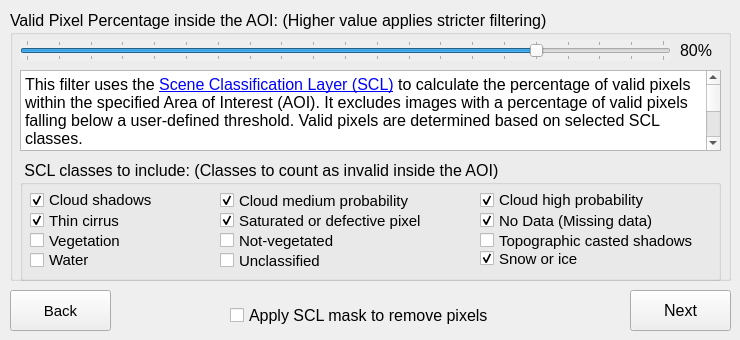
   <widget class="QWidget" name="tab_10">
    <attribute name="title">
     <string>Step 9</string>
    </attribute>
    <widget class="QGroupBox" name="groupBox_15">
     <property name="geometry">
      <rect>
       <x>10</x>
       <y>10</y>
       <width>721</width>
       <height>271</height>
      </rect>
     </property>
     <property name="font">
      <font>
       <pointsize>12</pointsize>
      </font>
     </property>
     <property name="title">
      <string>Valid Pixel Percentage inside the AOI: (Higher value applies stricter filtering)</string>
     </property>
     <widget class="QSlider" name="horizontalSlider_local_pixel_limit">
      <property name="enabled">
       <bool>true</bool>
      </property>
      <property name="geometry">
       <rect>
        <x>10</x>
        <y>30</y>
        <width>651</width>
        <height>21</height>
       </rect>
      </property>
      <property name="autoFillBackground">
       <bool>true</bool>
      </property>
      <property name="minimum">
       <number>0</number>
      </property>
      <property name="maximum">
       <number>100</number>
      </property>
      <property name="singleStep">
       <number>5</number>
      </property>
      <property name="pageStep">
       <number>5</number>
      </property>
      <property name="value">
       <number>80</number>
      </property>
      <property name="sliderPosition">
       <number>80</number>
      </property>
      <property name="orientation">
       <enum>Qt::Orientation::Horizontal</enum>
      </property>
      <property name="tickPosition">
       <enum>QSlider::TickPosition::TicksBothSides</enum>
      </property>
     </widget>
     <widget class="QLabel" name="label_cloud_aoi">
      <property name="geometry">
       <rect>
        <x>670</x>
        <y>30</y>
        <width>51</width>
        <height>21</height>
       </rect>
      </property>
      <property name="font">
       <font>
        <pointsize>12</pointsize>
       </font>
      </property>
      <property name="text">
       <string>80%</string>
      </property>
     </widget>
     <widget class="QGroupBox" name="groupBox_9">
      <property name="geometry">
       <rect>
        <x>10</x>
        <y>150</y>
        <width>701</width>
        <height>121</height>
       </rect>
      </property>
      <property name="font">
       <font>
        <pointsize>12</pointsize>
       </font>
      </property>
      <property name="title">
       <string> SCL classes to include: (Classes to count as invalid inside the AOI)</string>
      </property>
      <widget class="QCheckBox" name="mask_class9">
       <property name="geometry">
        <rect>
         <x>460</x>
         <y>30</y>
         <width>181</width>
         <height>20</height>
        </rect>
       </property>
       <property name="font">
        <font>
         <pointsize>11</pointsize>
        </font>
       </property>
       <property name="text">
        <string>Cloud high probability</string>
       </property>
       <property name="checked">
        <bool>true</bool>
       </property>
      </widget>
      <widget class="QCheckBox" name="mask_class3">
       <property name="geometry">
        <rect>
         <x>10</x>
         <y>30</y>
         <width>131</width>
         <height>20</height>
        </rect>
       </property>
       <property name="font">
        <font>
         <pointsize>11</pointsize>
        </font>
       </property>
       <property name="text">
        <string>Cloud shadows</string>
       </property>
       <property name="checked">
        <bool>true</bool>
       </property>
      </widget>
      <widget class="QCheckBox" name="mask_class6">
       <property name="geometry">
        <rect>
         <x>10</x>
         <y>90</y>
         <width>81</width>
         <height>20</height>
        </rect>
       </property>
       <property name="font">
        <font>
         <pointsize>11</pointsize>
        </font>
       </property>
       <property name="text">
        <string>Water</string>
       </property>
      </widget>
      <widget class="QCheckBox" name="mask_class8">
       <property name="geometry">
        <rect>
         <x>200</x>
         <y>30</y>
         <width>221</width>
         <height>21</height>
        </rect>
       </property>
       <property name="font">
        <font>
         <pointsize>11</pointsize>
        </font>
       </property>
       <property name="text">
        <string>Cloud medium probability</string>
       </property>
       <property name="checked">
        <bool>true</bool>
       </property>
      </widget>
      <widget class="QCheckBox" name="mask_class10">
       <property name="geometry">
        <rect>
         <x>10</x>
         <y>50</y>
         <width>121</width>
         <height>21</height>
        </rect>
       </property>
       <property name="font">
        <font>
         <pointsize>11</pointsize>
        </font>
       </property>
       <property name="text">
        <string>Thin cirrus</string>
       </property>
       <property name="checked">
        <bool>true</bool>
       </property>
      </widget>
      <widget class="QCheckBox" name="mask_class1">
       <property name="geometry">
        <rect>
         <x>200</x>
         <y>50</y>
         <width>211</width>
         <height>21</height>
        </rect>
       </property>
       <property name="font">
        <font>
         <pointsize>11</pointsize>
        </font>
       </property>
       <property name="text">
        <string>Saturated or defective pixel</string>
       </property>
       <property name="checked">
        <bool>true</bool>
       </property>
      </widget>
      <widget class="QCheckBox" name="mask_class0">
       <property name="geometry">
        <rect>
         <x>460</x>
         <y>50</y>
         <width>191</width>
         <height>21</height>
        </rect>
       </property>
       <property name="font">
        <font>
         <pointsize>11</pointsize>
        </font>
       </property>
       <property name="text">
        <string>No Data (Missing data)</string>
       </property>
       <property name="checked">
        <bool>true</bool>
       </property>
      </widget>
      <widget class="QCheckBox" name="mask_class4">
       <property name="geometry">
        <rect>
         <x>10</x>
         <y>70</y>
         <width>111</width>
         <height>21</height>
        </rect>
       </property>
       <property name="font">
        <font>
         <pointsize>11</pointsize>
        </font>
       </property>
       <property name="text">
        <string>Vegetation</string>
       </property>
      </widget>
      <widget class="QCheckBox" name="mask_class5">
       <property name="geometry">
        <rect>
         <x>200</x>
         <y>70</y>
         <width>121</width>
         <height>21</height>
        </rect>
       </property>
       <property name="font">
        <font>
         <pointsize>11</pointsize>
        </font>
       </property>
       <property name="text">
        <string>Not-vegetated</string>
       </property>
      </widget>
      <widget class="QCheckBox" name="mask_class7">
       <property name="geometry">
        <rect>
         <x>200</x>
         <y>90</y>
         <width>111</width>
         <height>21</height>
        </rect>
       </property>
       <property name="font">
        <font>
         <pointsize>11</pointsize>
        </font>
       </property>
       <property name="text">
        <string>Unclassified</string>
       </property>
      </widget>
      <widget class="QCheckBox" name="mask_class2">
       <property name="geometry">
        <rect>
         <x>460</x>
         <y>70</y>
         <width>221</width>
         <height>21</height>
        </rect>
       </property>
       <property name="font">
        <font>
         <pointsize>11</pointsize>
        </font>
       </property>
       <property name="text">
        <string>Topographic casted shadows</string>
       </property>
      </widget>
      <widget class="QCheckBox" name="mask_class11">
       <property name="geometry">
        <rect>
         <x>460</x>
         <y>90</y>
         <width>111</width>
         <height>17</height>
        </rect>
       </property>
       <property name="font">
        <font>
         <pointsize>11</pointsize>
        </font>
       </property>
       <property name="text">
        <string>Snow or ice</string>
       </property>
       <property name="checked">
        <bool>true</bool>
       </property>
      </widget>
     </widget>
     <widget class="QTextBrowser" name="textBrowser_valid_pixels">
      <property name="geometry">
       <rect>
        <x>10</x>
        <y>60</y>
        <width>701</width>
        <height>81</height>
       </rect>
      </property>
      <property name="html">
       <string>&lt;!DOCTYPE HTML PUBLIC &quot;-//W3C//DTD HTML 4.0//EN&quot; &quot;http://www.w3.org/TR/REC-html40/strict.dtd&quot;&gt;
&lt;html&gt;&lt;head&gt;&lt;meta name=&quot;qrichtext&quot; content=&quot;1&quot; /&gt;&lt;meta charset=&quot;utf-8&quot; /&gt;&lt;style type=&quot;text/css&quot;&gt;
p, li { white-space: pre-wrap; }
hr { height: 1px; border-width: 0; }
li.unchecked::marker { content: &quot;\2610&quot;; }
li.checked::marker { content: &quot;\2612&quot;; }
&lt;/style&gt;&lt;/head&gt;&lt;body style=&quot; font-family:'Segoe UI'; font-size:9pt; font-weight:400; font-style:normal;&quot;&gt;
&lt;p style=&quot; margin-top:0px; margin-bottom:0px; margin-left:0px; margin-right:0px; -qt-block-indent:0; text-indent:0px;&quot;&gt;&lt;span style=&quot; font-family:'MS Shell Dlg 2'; font-size:12pt;&quot;&gt;This filter uses the &lt;/span&gt;&lt;a href=&quot;https://custom-scripts.sentinel-hub.com/custom-scripts/sentinel-2/scene-classification/&quot;&gt;&lt;span style=&quot; font-family:'MS Shell Dlg 2'; font-size:12pt; text-decoration: underline; color:#0000ff;&quot;&gt;Scene Classification Layer (SCL)&lt;/span&gt;&lt;/a&gt;&lt;span style=&quot; font-family:'MS Shell Dlg 2'; font-size:12pt;&quot;&gt; to calculate the percentage of valid pixels within the specified Area of Interest (AOI). It excludes images with a percentage of valid pixels falling below a user-defined threshold. Valid pixels are determined based on selected SCL classes.&lt;/span&gt;&lt;/p&gt;
&lt;p style=&quot; margin-top:12px; margin-bottom:12px; margin-left:0px; margin-right:0px; -qt-block-indent:0; text-indent:0px;&quot;&gt;&lt;span style=&quot; font-family:'MS Shell Dlg 2'; font-size:12pt;&quot;&gt;The original images remain intact unless the option &amp;quot;Apply SCL mask to remove pixels&amp;quot; is selected. This option is independent of the filtering threshold and, when enabled, directly modifies the image data by removing pixels classified as invalid. This alteration impacts the computation of time series data as well as daily and composite images, as only valid pixels are considered in these calculations.&lt;/span&gt;&lt;/p&gt;&lt;/body&gt;&lt;/html&gt;</string>
      </property>
      <property name="overwriteMode">
       <bool>true</bool>
      </property>
      <property name="textInteractionFlags">
       <set>Qt::TextInteractionFlag::LinksAccessibleByKeyboard|Qt::TextInteractionFlag::LinksAccessibleByMouse|Qt::TextInteractionFlag::TextBrowserInteraction|Qt::TextInteractionFlag::TextEditable|Qt::TextInteractionFlag::TextEditorInteraction|Qt::TextInteractionFlag::TextSelectableByKeyboard|Qt::TextInteractionFlag::TextSelectableByMouse</set>
      </property>
      <property name="openLinks">
       <bool>false</bool>
      </property>
     </widget>
    </widget>
    <widget class="QPushButton" name="QPushButton_back_8">
     <property name="enabled">
      <bool>true</bool>
     </property>
     <property name="geometry">
      <rect>
       <x>10</x>
       <y>290</y>
       <width>101</width>
       <height>41</height>
      </rect>
     </property>
     <property name="font">
      <font>
       <pointsize>11</pointsize>
      </font>
     </property>
     <property name="text">
      <string>Back</string>
     </property>
     <property name="icon">
      <iconset>
       <normaloff>../medias/icons8-back-button-50.png</normaloff>../medias/icons8-back-button-50.png</iconset>
     </property>
    </widget>
    <widget class="QCheckBox" name="mask">
     <property name="geometry">
      <rect>
       <x>230</x>
       <y>300</y>
       <width>311</width>
       <height>31</height>
      </rect>
     </property>
     <property name="font">
      <font>
       <pointsize>12</pointsize>
      </font>
     </property>
     <property name="text">
      <string>Apply SCL mask to remove pixels</string>
     </property>
    </widget>
    <widget class="QPushButton" name="QPushButton_next_8">
     <property name="geometry">
      <rect>
       <x>630</x>
       <y>290</y>
       <width>101</width>
       <height>41</height>
      </rect>
     </property>
     <property name="font">
      <font>
       <pointsize>12</pointsize>
      </font>
     </property>
     <property name="text">
      <string>Next</string>
     </property>
     <property name="icon">
      <iconset>
       <normaloff>../medias/icons8-forward-button-50.png</normaloff>../medias/icons8-forward-button-50.png</iconset>
     </property>
    </widget>
   </widget>
